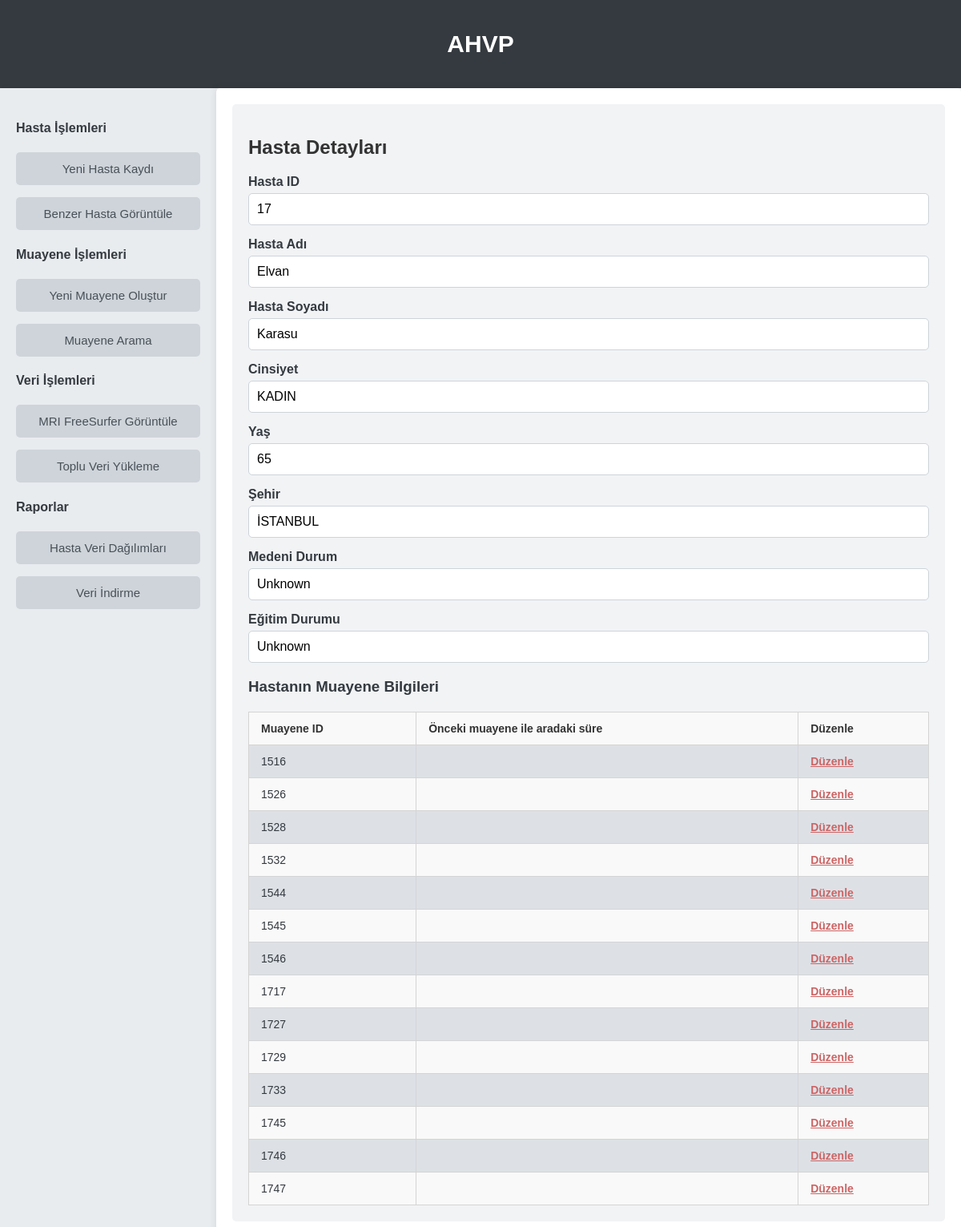
/hasta/17/, run on the app's committed database.
### AHVP_app/models.py (models this page shows, shortened)
class Hasta(models.Model):
    hasta_id = models.AutoField(primary_key=True)
    isim = models.CharField(max_length=100)
    soyisim = models.CharField(max_length=100)
    cinsiyet = models.CharField(max_length=10, choices=CINSIYET_CHOICES)
    yas = models.IntegerField()
    sehir = models.CharField(max_length=100, choices=SEHIR_CHOICES)
    medeni_durum = models.CharField(max_length=100, choices=MEDENI_DURUM_CHOICES)
    egitim_durumu = models.CharField(max_length=100, choices=EGITIM_DURUM_CHOICES)
    meslek = models.CharField(max_length=100)

class Muayene(models.Model):
    hasta = models.ForeignKey(Hasta, on_delete=models.CASCADE)  # The examination belongs to a patient
    sifrelenmis_tarih = models.CharField(max_length=255)  # Encrypted date
    denge_bozuklugu = models.BooleanField(default=False)
    serebellar_bulgular = models.BooleanField(default=False)
    ense_sertligi = models.BooleanField(default=False)
    parkinsonizm = models.BooleanField(default=False)
    kranial_sinir_bulgulari = models.BooleanField(default=False)
    motor_duygusal_bulgular = models.BooleanField(default=False)
    patolojik_refleks = models.BooleanField(default=False)
    acer = models.IntegerField(null=True, blank=True)
    npt = models.IntegerField(null=True, blank=True)
    beck_depresyon = models.IntegerField(null=True, blank=True)
    beck_anksiyete = models.IntegerField(null=True, blank=True)
    geriatrik_depresyon = models.IntegerField(null=True, blank=True)
    mmse_zaman = models.IntegerField(null=True, blank=True)
    mmse_yer = models.IntegerField(null=True, blank=True)
    mmse_kayithafizasi = models.IntegerField(null=True, blank=True)
    mmse_dikkat = models.IntegerField(null=True, blank=True)
    mmse_hatirlama = models.IntegerField(null=True, blank=True)
    mmse_lisan = models.IntegerField(null=True, blank=True)
    mmse = models.IntegerField(null=True, blank=True)
    glukoz = models.DecimalField(max_digits=5, decimal_places=2, null=True, blank=True)
    tam_kan_hb = models.DecimalField(max_digits=5, decimal_places=2, null=True, blank=True)
    tam_kan_lym = models.DecimalField(max_digits=5, decimal_places=2, null=True, blank=True)
    tam_kan_neu = models.DecimalField(max_digits=5, decimal_places=2, null=True, blank=True)
    tam_kan_plt = models.DecimalField(max_digits=5, decimal_places=2, null=True, blank=True)
    vitamin_b12 = models.DecimalField(max_digits=5, decimal_places=2, null=True, blank=True)
    tiroid_fonksiyon = models.DecimalField(max_digits=5, decimal_places=2, null=True, blank=True)
    ast = models.DecimalField(max_digits=5, decimal_places=2, null=True, blank=True)
    alt = models.DecimalField(max_digits=5, decimal_places=2, null=True, blank=True)
    ldh = models.DecimalField(max_digits=5, decimal_places=2, null=True, blank=True)
    bun = models.DecimalField(max_digits=5, decimal_places=2, null=True, blank=True)
    kreatinin = models.DecimalField(max_digits=5, decimal_places=2, null=True, blank=True)
    uric_acid = models.DecimalField(max_digits=5, decimal_places=2, null=True, blank=True)
    eritrosit = models.DecimalField(max_digits=5, decimal_places=2, null=True, blank=True)
    sedim = models.DecimalField(max_digits=5, decimal_places=2, null=True, blank=True)
    vldrl = models.CharField(max_length=100, null=True, blank=True)
    bt_sonucu = models.TextField(null=True, blank=True)
    mri_notlari = models.TextField(null=True, blank=True)
    mri_tarihi = models.DateField(null=True, blank=True)
    mri_freesurfer = models.FileField(upload_to='mri/', null=True, blank=True)
    pet1 = models.DecimalField(max_digits=5, decimal_places=2, null=True, blank=True)
    pet2 = models.DecimalField(max_digits=5, decimal_places=2, null=True, blank=True)
    pet3 = models.DecimalField(max_digits=5, decimal_places=2, null=True, blank=True)
    pet4 = models.DecimalField(max_digits=5, decimal_places=2, null=True, blank=True)
    pet5 = models.DecimalField(max_digits=5, decimal_places=2, null=True, blank=True)
    pet6 = models.DecimalField(max_digits=5, decimal_places=2, null=True, blank=True)
    pet7 = models.DecimalField(max_digits=5, decimal_places=2, null=True, blank=True)
    pet8 = models.DecimalField(max_digits=5, decimal_places=2, null=True, blank=True)
    pet9 = models.DecimalField(max_digits=5, decimal_places=2, null=True, blank=True)
    pet10 = models.DecimalField(max_digits=5, decimal_places=2, null=True, blank=True)
    pa_akciger_grafisi = models.TextField(null=True, blank=True)
    eeg_sonucu = models.TextField(null=True, blank=True)
    eeg_file = models.FileField(upload_to='mri/', null=True, blank=True)
    amiloid = models.DecimalField(max_digits=5, decimal_places=2, null=True, blank=True)
    tau = models.DecimalField(max_digits=5, decimal_places=2, null=True, blank=True)
    ek_testler = models.TextField(null=True, blank=True)

### AHVP_app/views.py (the view)
# urls.py: path('hasta/<int:patient_id>/', views.patient_detail_view, name='patient_detail_view'),
def patient_detail_view(request, patient_id):
    hasta = get_object_or_404(Hasta, hasta_id=patient_id)
    muayeneler = Muayene.objects.filter(hasta=hasta)
    return render(request, 'patient_detail_view.html', {'hasta': hasta , 'muayeneler': muayeneler})

### AHVP_app/templates/patient_detail_view.html (shortened to what this page needs)
{% extends 'base.html' %}
{% block content %}
<div class="dashboard-content">
    <h2>Hasta Detayları</h2>
    {% if hasta %}
    <div class="patient-info">
        {% include 'components/textfield.html' with id='hasta_id' label='Hasta ID' name='hasta_id' value=hasta.hasta_id placeholder='Hasta ID' style_class='form-control' readonly=True %}
        {% include 'components/textfield.html' with id='isim' label='Hasta Adı' name='isim' value=hasta.isim placeholder='Hasta Adı' style_class='form-control' readonly=True %}
        {% include 'components/textfield.html' with id='soyisim' label='Hasta Soyadı' name='soyisim' value=hasta.soyisim placeholder='Hasta Soyadı' style_class='form-control' readonly=True %}
        {% include 'components/textfield.html' with id='cinsiyet' label='Cinsiyet' name='cinsiyet' value=hasta.get_cinsiyet_display placeholder='Cinsiyet' style_class='form-control' readonly=True %}
        {% include 'components/textfield.html' with id='yas' label='Yaş' name='yas' value=hasta.yas placeholder='Yaş' style_class='form-control' readonly=True %}
        {% include 'components/textfield.html' with id='sehir' label='Şehir' name='sehir' value=hasta.get_sehir_display placeholder='Şehir' style_class='form-control' readonly=True %}
        {% include 'components/textfield.html' with id='medeni_durum' label='Medeni Durum' name='medeni_durum' value=hasta.get_medeni_durum_display placeholder='Medeni Durum' style_class='form-control' readonly=True %}
        {% include 'components/textfield.html' with id='egitim_durumu' label='Eğitim Durumu' name='egitim_durumu' value=hasta.get_egitim_durumu_display placeholder='Eğitim Durumu' style_class='form-control' readonly=True %}
    </div>
    {% else %}
        <p>Hasta bilgisi bulunamadı.</p>
    {% endif %}
    <h3>Hastanın Muayene Bilgileri</h3>
    <div class="table-container">
        <table>
            <tr>
                <th>Muayene ID</th>
                <th>Önceki muayene ile aradaki süre</th>
                <th>Düzenle</th>
            </tr>
            {% for muayene in muayeneler %}
            <tr>
                <td>{{ muayene.id }}</td>
                <td></td>
                <td>
                    <a href="{% url 'edit_examination_view' muayene.id %}" style="color: rgb(205, 100, 100); font-weight: bold;">
                        Düzenle
                    </a>
                </td>
            </tr>
            {% endfor %}
        </table>
    </div>
</div>
{% endblock %}

### AHVP_app/templates/components/textfield.html
<div class="textfield">
    <label for="{{ id }}">{{ label }}</label>
    <input type="text" id="{{ id }}" name="{{ name }}" value="{{ value }}" placeholder="{{ placeholder }}" class="{{ style_class }}" {% if readonly %}readonly{% endif %}>
</div>

### AHVP_app/static/css/style.css (style rules this page uses)
body, html { margin: 0; padding: 0; font-family: 'Arial', sans-serif; background-color: #f8f9fa; color: #343a40; }
.dashboard-content { padding: 20px; border-radius: 5px; background-color: #f1f3f5; }
.textfield { margin-bottom: 15px; }
.textfield label { display: block; margin-bottom: 5px; font-weight: bold; }
.textfield input { width: 100%; padding: 10px; border: 1px solid #ced4da; border-radius: 5px; font-size: 16px; box-sizing: border-box; }
.textfield input::placeholder { color: #aaa; }

### AHVP_app/templates/patient_detail_view.html (style rules this page uses)
.table-container { overflow-x: auto; width: 100%; max-width: 100%; position: relative; margin-top: 20px; }
table { width: 100%; border-collapse: collapse; font-size: 14px; border: 1px solid #d4d4d4; }
table th, table td { padding: 12px 15px; text-align: left; border: 1px solid #d4d4d4; }
table th { background-color: #f9f9f9; font-weight: bold; color: #333; }
table tr:nth-child(odd) { background-color: #f9f9f9; }
table tr:nth-child(even) { background-color: #dde1e6; }
h2 { color: #333; margin-bottom: 20px; }

### data on the page
Hasta: isim "Elvan", soyisim "Karasu", cinsiyet "KADIN", sehir "İSTANBUL", medeni_durum "Unknown", egitim_durumu "Unknown"
Muayene: id "1516"
Muayene: id "1526"
Muayene: id "1528"
Muayene: id "1532"
Muayene: id "1544"
Muayene: id "1545"
Muayene: id "1546"
Muayene: id "1717"
Muayene: id "1727"
Muayene: id "1729"
Muayene: id "1733"
Muayene: id "1745"
Muayene: id "1746"
Muayene: id "1747"

### other printed values
{{ label }} "Yeni Hasta Kaydı Benzer Hasta Görüntüle Yeni Muayene Oluştur Muayene Arama MRI FreeSurfer Görüntüle Toplu Veri Yükleme Hasta Veri Dağılımları Veri İndirme"
{{ label }} "Hasta ID Hasta Adı Hasta Soyadı Cinsiyet Yaş Şehir Medeni Durum Eğitim Durumu"
